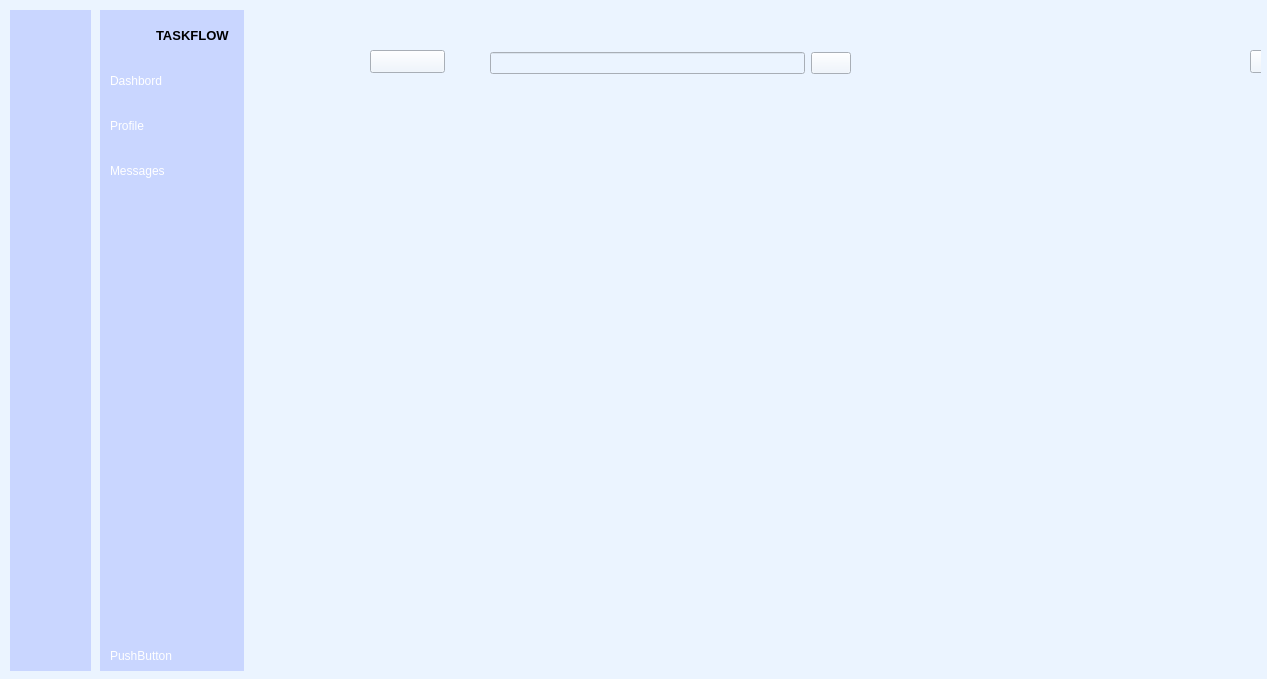
<?xml version="1.0" encoding="UTF-8"?>
<ui version="4.0">
 <class>MainWindow</class>
 <widget class="QMainWindow" name="MainWindow">
  <property name="geometry">
   <rect>
    <x>0</x>
    <y>0</y>
    <width>1267</width>
    <height>679</height>
   </rect>
  </property>
  <property name="windowTitle">
   <string>MainWindow</string>
  </property>
  <property name="styleSheet">
   <string notr="true">background-color: rgb(235, 244, 255);</string>
  </property>
  <widget class="QWidget" name="centralwidget">
   <widget class="QWidget" name="icon_only_widget" native="true">
    <property name="geometry">
     <rect>
      <x>100</x>
      <y>10</y>
      <width>144</width>
      <height>661</height>
     </rect>
    </property>
    <property name="styleSheet">
     <string notr="true">QWidget{
background-color: rgb(201, 214, 255);
}
QPushButton{
	color:white;
	text-align:left;
	height:30px;
	border:none;
	padding-left:10px;
}</string>
    </property>
    <layout class="QVBoxLayout" name="verticalLayout_4">
     <property name="rightMargin">
      <number>0</number>
     </property>
     <item>
      <layout class="QHBoxLayout" name="horizontalLayout_2">
       <item>
        <widget class="QLabel" name="label_4">
         <property name="minimumSize">
          <size>
           <width>50</width>
           <height>50</height>
          </size>
         </property>
         <property name="maximumSize">
          <size>
           <width>50</width>
           <height>50</height>
          </size>
         </property>
         <property name="text">
          <string/>
         </property>
         <property name="pixmap">
          <pixmap resource="recources.qrc">:/newPrefix/image et recources/Design_sans_titre__3_-removebg-preview_1.png</pixmap>
         </property>
         <property name="scaledContents">
          <bool>true</bool>
         </property>
        </widget>
       </item>
       <item>
        <widget class="QLabel" name="label_3">
         <property name="font">
          <font>
           <pointsize>10</pointsize>
           <weight>75</weight>
           <bold>true</bold>
          </font>
         </property>
         <property name="text">
          <string>TASKFLOW</string>
         </property>
        </widget>
       </item>
      </layout>
     </item>
     <item>
      <layout class="QVBoxLayout" name="verticalLayout_2">
       <property name="spacing">
        <number>15</number>
       </property>
       <item>
        <widget class="QPushButton" name="pushButton_11">
         <property name="text">
          <string>Dashbord</string>
         </property>
         <property name="icon">
          <iconset resource="recources.qrc">
           <normaloff>:/newPrefix/image et recources/dashboard_white.png</normaloff>:/newPrefix/image et recources/dashboard_white.png</iconset>
         </property>
         <property name="checkable">
          <bool>true</bool>
         </property>
         <property name="autoExclusive">
          <bool>true</bool>
         </property>
        </widget>
       </item>
       <item>
        <widget class="QPushButton" name="pushButton_10">
         <property name="text">
          <string>Profile</string>
         </property>
         <property name="icon">
          <iconset resource="recources.qrc">
           <normaloff>:/newPrefix/image et recources/profile_white.png</normaloff>:/newPrefix/image et recources/profile_white.png</iconset>
         </property>
         <property name="checkable">
          <bool>true</bool>
         </property>
         <property name="autoExclusive">
          <bool>true</bool>
         </property>
        </widget>
       </item>
       <item>
        <widget class="QPushButton" name="pushButton_9">
         <property name="text">
          <string>Messages</string>
         </property>
         <property name="icon">
          <iconset resource="recources.qrc">
           <normaloff>:/newPrefix/image et recources/messages_white.png</normaloff>:/newPrefix/image et recources/messages_white.png</iconset>
         </property>
         <property name="checkable">
          <bool>true</bool>
         </property>
         <property name="autoExclusive">
          <bool>true</bool>
         </property>
        </widget>
       </item>
      </layout>
     </item>
     <item>
      <spacer name="verticalSpacer">
       <property name="orientation">
        <enum>Qt::Vertical</enum>
       </property>
       <property name="sizeHint" stdset="0">
        <size>
         <width>20</width>
         <height>418</height>
        </size>
       </property>
      </spacer>
     </item>
     <item>
      <widget class="QPushButton" name="pushButton_12">
       <property name="text">
        <string>PushButton</string>
       </property>
      </widget>
     </item>
    </layout>
   </widget>
   <widget class="QWidget" name="main_menu" native="true">
    <property name="geometry">
     <rect>
      <x>350</x>
      <y>10</y>
      <width>911</width>
      <height>661</height>
     </rect>
    </property>
    <widget class="QWidget" name="widget" native="true">
     <property name="geometry">
      <rect>
       <x>10</x>
       <y>10</y>
       <width>1031</width>
       <height>80</height>
      </rect>
     </property>
     <widget class="QPushButton" name="pushButton_13">
      <property name="geometry">
       <rect>
        <x>10</x>
        <y>30</y>
        <width>75</width>
        <height>23</height>
       </rect>
      </property>
      <property name="text">
       <string/>
      </property>
      <property name="icon">
       <iconset resource="recources.qrc">
        <normaloff>:/newPrefix/image et recources/menu.png</normaloff>:/newPrefix/image et recources/menu.png</iconset>
      </property>
      <property name="iconSize">
       <size>
        <width>20</width>
        <height>20</height>
       </size>
      </property>
     </widget>
     <widget class="QPushButton" name="pushButton_15">
      <property name="geometry">
       <rect>
        <x>890</x>
        <y>30</y>
        <width>75</width>
        <height>23</height>
       </rect>
      </property>
      <property name="text">
       <string/>
      </property>
      <property name="icon">
       <iconset resource="recources.qrc">
        <normaloff>:/newPrefix/image et recources/image (1).png</normaloff>:/newPrefix/image et recources/image (1).png</iconset>
      </property>
     </widget>
     <widget class="QWidget" name="">
      <property name="geometry">
       <rect>
        <x>130</x>
        <y>30</y>
        <width>361</width>
        <height>26</height>
       </rect>
      </property>
      <layout class="QHBoxLayout" name="horizontalLayout">
       <item>
        <widget class="QLineEdit" name="lineEdit"/>
       </item>
       <item>
        <widget class="QPushButton" name="pushButton_14">
         <property name="text">
          <string/>
         </property>
         <property name="icon">
          <iconset resource="recources.qrc">
           <normaloff>:/newPrefix/image et recources/search.png</normaloff>:/newPrefix/image et recources/search.png</iconset>
         </property>
        </widget>
       </item>
      </layout>
     </widget>
    </widget>
    <widget class="QStackedWidget" name="stackedWidget">
     <property name="geometry">
      <rect>
       <x>30</x>
       <y>110</y>
       <width>941</width>
       <height>531</height>
      </rect>
     </property>
     <widget class="QWidget" name="page"/>
     <widget class="QWidget" name="page_2"/>
    </widget>
   </widget>
   <widget class="QWidget" name="icon_name_widget" native="true">
    <property name="geometry">
     <rect>
      <x>10</x>
      <y>10</y>
      <width>81</width>
      <height>661</height>
     </rect>
    </property>
    <property name="styleSheet">
     <string notr="true">QWidget{
background-color: rgb(201, 214, 255);
}
QPushButton{
	color:white;
	height:30px;
	border:none;
}</string>
    </property>
    <layout class="QVBoxLayout" name="verticalLayout_3">
     <item>
      <layout class="QHBoxLayout" name="horizontalLayout_3">
       <item>
        <spacer name="horizontalSpacer_4">
         <property name="orientation">
          <enum>Qt::Horizontal</enum>
         </property>
         <property name="sizeHint" stdset="0">
          <size>
           <width>38</width>
           <height>20</height>
          </size>
         </property>
        </spacer>
       </item>
       <item>
        <widget class="QLabel" name="label">
         <property name="minimumSize">
          <size>
           <width>50</width>
           <height>50</height>
          </size>
         </property>
         <property name="maximumSize">
          <size>
           <width>50</width>
           <height>50</height>
          </size>
         </property>
         <property name="text">
          <string/>
         </property>
         <property name="pixmap">
          <pixmap resource="recources.qrc">:/newPrefix/image et recources/Design_sans_titre__3_-removebg-preview_1.png</pixmap>
         </property>
         <property name="scaledContents">
          <bool>true</bool>
         </property>
        </widget>
       </item>
       <item>
        <spacer name="horizontalSpacer_3">
         <property name="orientation">
          <enum>Qt::Horizontal</enum>
         </property>
         <property name="sizeHint" stdset="0">
          <size>
           <width>28</width>
           <height>20</height>
          </size>
         </property>
        </spacer>
       </item>
      </layout>
     </item>
     <item>
      <layout class="QVBoxLayout" name="verticalLayout">
       <property name="spacing">
        <number>15</number>
       </property>
       <item>
        <widget class="QPushButton" name="pushButton">
         <property name="text">
          <string/>
         </property>
         <property name="icon">
          <iconset resource="recources.qrc">
           <normaloff>:/newPrefix/image et recources/dashboard_white.png</normaloff>:/newPrefix/image et recources/dashboard_white.png</iconset>
         </property>
         <property name="checkable">
          <bool>true</bool>
         </property>
         <property name="autoExclusive">
          <bool>true</bool>
         </property>
        </widget>
       </item>
       <item>
        <widget class="QPushButton" name="pushButton_2">
         <property name="text">
          <string/>
         </property>
         <property name="icon">
          <iconset resource="recources.qrc">
           <normaloff>:/newPrefix/image et recources/profile_white.png</normaloff>:/newPrefix/image et recources/profile_white.png</iconset>
         </property>
         <property name="checkable">
          <bool>false</bool>
         </property>
         <property name="autoExclusive">
          <bool>true</bool>
         </property>
        </widget>
       </item>
       <item>
        <widget class="QPushButton" name="pushButton_3">
         <property name="text">
          <string/>
         </property>
         <property name="icon">
          <iconset resource="recources.qrc">
           <normaloff>:/newPrefix/image et recources/messages_white.png</normaloff>:/newPrefix/image et recources/messages_white.png</iconset>
         </property>
         <property name="checkable">
          <bool>true</bool>
         </property>
         <property name="autoExclusive">
          <bool>true</bool>
         </property>
        </widget>
       </item>
      </layout>
     </item>
     <item>
      <spacer name="verticalSpacer_2">
       <property name="orientation">
        <enum>Qt::Vertical</enum>
       </property>
       <property name="sizeHint" stdset="0">
        <size>
         <width>20</width>
         <height>418</height>
        </size>
       </property>
      </spacer>
     </item>
     <item>
      <widget class="QPushButton" name="pushButton_6">
       <property name="text">
        <string/>
       </property>
      </widget>
     </item>
    </layout>
   </widget>
  </widget>
 </widget>
 <resources>
  <include location="recources.qrc"/>
 </resources>
 <connections/>
</ui>
